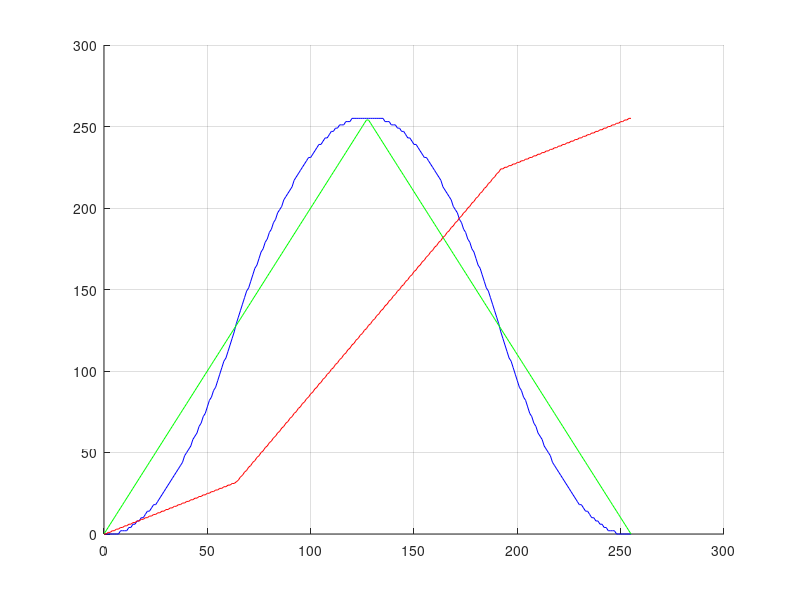

This chart was generated by the following MATLAB code:
quad_test = csvread("quad_wave.csv");
tri_test = csvread("triwave.csv");
easing_test = csvread("easing.csv");

hold on; grid on;
plot(quad_test(:, 1), quad_test(:, 2), 'b');
plot(tri_test(:, 1), tri_test(:, 2), 'g');
plot(easing_test(:, 1), easing_test(:, 2), 'r');
